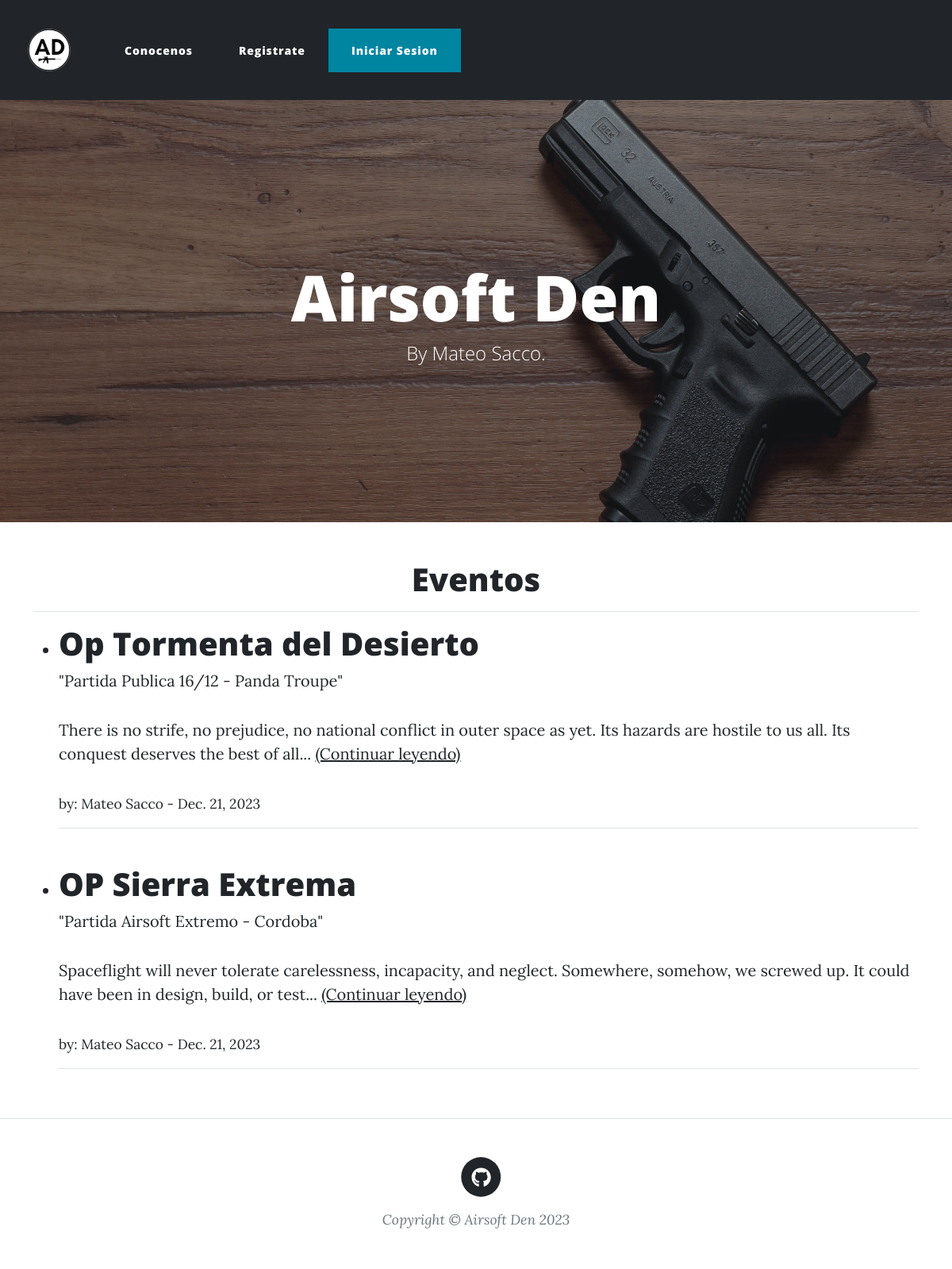
The page /category/Eventos on the database its author committed.
### blogAPP/models.py (models this page shows, shortened)
class Post(models.Model):
    titulo = models.CharField(max_length=255)
    subtitulo = models.CharField(max_length=255)
    autor = models.ForeignKey(User, on_delete=models.CASCADE)
    texto = models.TextField()
    fecha = models.DateField(auto_now_add=True, auto_now=False)
    categoria = models.CharField(max_length=20, default='Sin Categoria')

### blogAPP/views.py (the view)
# urls.py: path('category/<str:cats>', CategoryView, name="Category"),
def CategoryView(request, cats):
    category_posts = Post.objects.filter(categoria=cats)
    return render(request, "categories.html", {'cats':cats, 'category_posts':category_posts})

### blogAPP/templates/categories.html (shortened to what this page needs)
{% extends "main.html" %}
{% load static %}
{% block contenidoQueCambia%}
{% if category_posts %}
    <center><h1>{{ cats }}</h1></center>
    <hr>
    <ul>
    {% for post in category_posts %}
    <li><h1><a href="{% url 'article-detail' post.pk %}">{{ post.titulo }}</a></h1>
        "{{ post.subtitulo }}"<br>
        <p> {{ post.texto | slice:":150" }}... <a href="{% url 'article-detail' post.pk %}">(Continuar leyendo)</a></p>
        <small> by: {{ post.autor.first_name }}  {{ post.autor.last_name }} - {{ post.fecha }} </small><br></a>
        </li>
        <hr>
        <br>
    {% endfor %}
    </ul>
{% else %}
    <center><h2><strong>Esta pagina no existe!</strong></h2></center>
    <br>
    <br>
{% endif %}
{% endblock contenidoQueCambia%}

### rows shown on the page
Post: titulo "Op Tormenta del Desierto", subtitulo "Partida Publica 16/12 - Panda Troupe", texto "There is no strife, no prejudice, no national conflict in outer space as yet. Its hazards are hostile to us all. Its conquest deserves the best of all", autor.first_name "Mateo", autor.last_name "Sacco", fecha "Dec. 21, 2023"
Post: titulo "OP Sierra Extrema", subtitulo "Partida Airsoft Extremo - Cordoba", texto "Spaceflight will never tolerate carelessness, incapacity, and neglect. Somewhere, somehow, we screwed up. It could have been in design, build, or test", autor.first_name "Mateo", autor.last_name "Sacco", fecha "Dec. 21, 2023"

### other values the page prints
{{ cats }} "Eventos"
